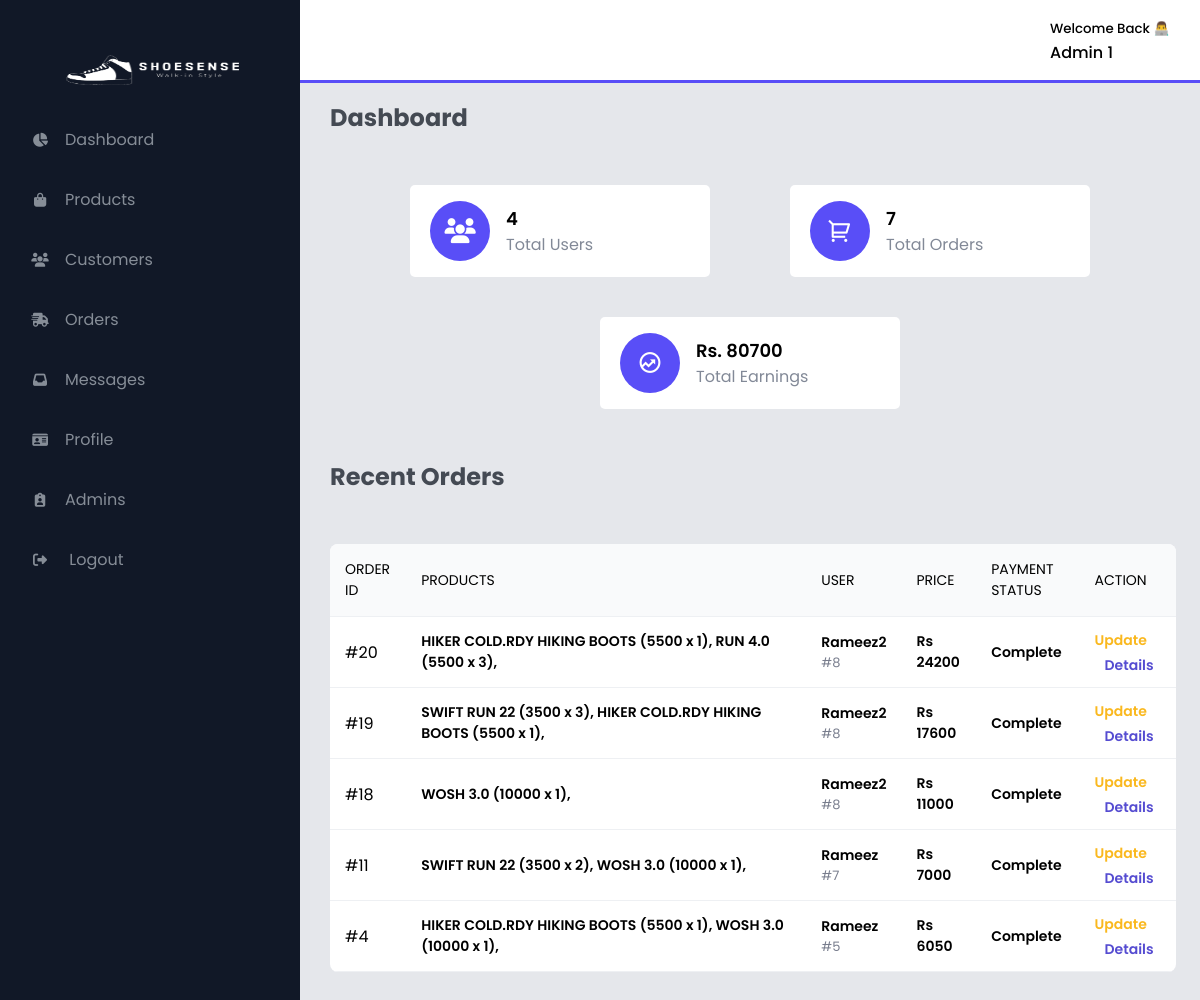
Screenshot of /admin/dashboard.php (signed in) with the database file from the repository.
### tables this page shows
CREATE TABLE `orders` (
  `orders_ID` int(100) NOT NULL,
  `user_id` int(100) NOT NULL,
  `user_Name` varchar(255) NOT NULL,
  `phone_No` int(12) NOT NULL,
  `user_email` varchar(255) NOT NULL,
  `address` varchar(255) NOT NULL,
  `total_products` varchar(255) NOT NULL,
  `total_price` int(100) NOT NULL,
  `placed_on` date NOT NULL,
  `payment_status` varchar(100) NOT NULL,
  `deleivery_status` varchar(100) NOT NULL,
  `estimated_delivery` date NOT NULL
);

### admin/dashboard.php (the view, shortened to what this page needs)
<?php
include '../components/connect.php';
?>
<!DOCTYPE html>
<html lang="en">
<head>
    <link rel="stylesheet" href="../admin/CSS/admin_style.css">
    <link rel="stylesheet" href="../admin/CSS/manageproducts.css">
    <link rel="stylesheet" href="../admin/CSS/orders.css">
    <link href="https://cdn.jsdelivr.net/npm/remixicon@2.2.0/fonts/remixicon.css" rel="stylesheet">
</head>
<body>
    <?php include 'menu.php'?>
    <section id="interface">
        <?php include 'navsection.php'?>
        <h3 class="i-name">Dashboard</h3>
        <div class="values">
            <div class="val-box">
            <?php
                $select_users = $conn->prepare("SELECT * FROM `users`");
                $select_users->execute();
                $numbers_of_users = $select_users->rowCount();
            ?>
            <i class="fa-solid fa-users"></i>
                <div>
                    <h3><?= $numbers_of_users; ?></h3>
                    <span>Total Users</span>
                </div>
            </div>
            <div class="val-box">
            <?php
                $select_orders = $conn->prepare("SELECT * FROM `orders`");
                $select_orders->execute();
                $numbers_of_orders = $select_orders->rowCount();
            ?>
                <i class="ri-shopping-cart-2-line"></i>
                <div>
                    <h3><?= $numbers_of_orders; ?></h3>
                    <span>Total Orders</span>
                </div>
            </div>
            <div class="val-box">
            <?php
                $total_completes = 0;
                $select_completes = $conn->prepare("SELECT * FROM `orders` WHERE payment_status = ?");
                $select_completes->execute(['complete']);
                while($fetch_completes = $select_completes->fetch(PDO::FETCH_ASSOC)){
                    $total_completes += $fetch_completes['total_price'];
                }
            ?>
                <i class="ri-funds-line"></i>
                <div>
                    <h3>Rs. <?= $total_completes; ?></h3>
                    <span>Total Earnings</span>
                </div>
        </div>
        </div>
        <h3 class="i-tableheading">Recent Orders</h3>
        <div class="board manage-orders">
<table width="100%">
    <thead>
        <tr>
            <td>Order Id</td>
            <td>Products</td>
            <td>User </td>
            <td>Price</td>
            <td>Payment status</td>
            <td>Action</td>
        </tr>
    </thead>
    <tbody>
        <?php
       $select_orders = $conn->prepare("SELECT * FROM `orders` ORDER BY `orders_ID` DESC LIMIT 5");
       $select_orders->execute();
       if ($select_orders->rowCount() > 0) {
           while ($fetch_orders = $select_orders->fetch(PDO::FETCH_ASSOC)) {
        ?>
        <tr>
            <td>#<?= $fetch_orders['orders_ID'];?></td>
            <td class="td-orderedproduces">
                <h5>
                    <?= $fetch_orders['total_products'];?>
                </h5>
            </td>
            <td class="td-User">
            <h5><?= $fetch_orders['user_Name'];?></h5>
            <p>#<?= $fetch_orders['user_id'];?></p>
            </td>
            <td class="td-price">
            <h5>Rs <?= $fetch_orders['total_price'];?></h5>
            </td>
            <td class="td-payment-status">
            <h5>
                <?= $fetch_orders['payment_status'];?>
            </h5>
            </td>
            <td>
            <a href="update_order.php?get_order_ID=<?=$fetch_orders['orders_ID'];?>" class="td-update">Update</a>
            <a href="order_details.php?get_order_ID=<?=$fetch_orders['orders_ID'];?>" class="td-Details">Details</a>
            </td>
        </tr>
                    <?php
                }
            }else{
                echo '<p class="empty_message">no accounts available</p>';
            }
        ?>
    </tbody>
</table>
</div>
    </section>
</body>
</html>

### admin/navsection.php (shortened to what this page needs)
<?php
include '../components/connect.php';
?>
<!DOCTYPE html>
<html lang="en">
<head>
    <link rel="stylesheet" href="../admin/CSS/admin_style.css">
    <link rel="stylesheet" href="../admin/CSS/manageproducts.css">
    <link href="https://cdn.jsdelivr.net/npm/remixicon@2.2.0/fonts/remixicon.css" rel="stylesheet">
</head>
<body>
        <div class="navigation">
            <div class="profile">
            <?php
            $select_profile = $conn->prepare("SELECT * FROM `admin` WHERE admin_ID = ?");
            $select_profile->execute([$admin_id]);
            if($select_profile->rowCount() > 0){
            $fetch_profile = $select_profile->fetch(PDO::FETCH_ASSOC);
            ?>
                <p>
                    <small> Welcome Back 👨‍💻 </small><br>
                    <?= $fetch_profile['admin_Name']; ?>
                </p>
            </div>
            <?php
            }
            ?>
        </div>
</body>
</html>

### admin/CSS/admin_style.css (style rules this page uses)
* { margin: 0; padding: 0; box-sizing: border-box; font-family: 'Poppins',sans-serif; }
body { width: 100%; background: #E5E7EB; position: relative; display: flex; }
#interface { width: calc(100% - 300px); margin-left: 300px; position: relative; }
#interface .navigation { display: flex; align-items: center; justify-content: space-between; background: #fff; padding: 15px 30px; border-bottom: 3px solid #594ef7; position: fixed; width: calc(100% - 300px); }
#interface .navigation .profile { display: flex; justify-content: flex-start; align-items: center; }
#interface .navigation .profile p { font-size: 16px; font-weight: 500; }
.i-name { color: #444a53; padding: 30px 30px 0 30px; font-size: 24px; font-weight: 700; margin-top: 70px; }
.values { padding: 30px 30px 0 30px; display: flex; justify-content: space-evenly; align-items: center; flex-wrap: wrap; }
.values .val-box { background-color: #fff; width: 300px; padding: 16px 20px; border-radius: 5px; display: flex; justify-content: flex-start; align-items: center; margin-top: 20px; margin-bottom: 20px; }
.values .val-box i { font-size: 25px; width: 60px; height: 60px; line-height: 60px; border-radius: 50%; text-align: center; color: #fff; background: #594ef7; margin-right: 16px; }
.values .val-box h3 { font-size: 18px; font-weight: 600; }
.values .val-box span { font-size: 16px; color: #828997; }
.i-tableheading { color: #444a53; padding: 30px 30px 0 30px; font-size: 24px; font-weight: 700; }
.board { width: 94%; margin: 50px 0 30px 30px; overflow: auto; background: #fff; border-radius: 8px; }
.board h5 { font-weight: 600; font-size: 14px; }
.board p { font-weight: 400; font-size: 13px; color: #787d8d; }
table { border-collapse: collapse; padding: 4px 16px; }
tr { border-bottom: 1px solid #eef0f3 ; }
thead td { font-size: 14px; text-transform: uppercase; font-weight: 400; background-color: #f9fafb; text-align: start; padding: 15px; }
tbody tr td { padding: 10px 15px ; }

### admin/CSS/manageproducts.css (style rules this page uses)
.td-Details { text-decoration: none; font-size: 14px; color: #554cd1; font-weight: 600; margin-left: 10px; }

### admin/CSS/orders.css (style rules this page uses)
.manage-orders { margin-top: 50px; }
.td-Details { text-decoration: none; font-size: 14px; color: #554cd1; font-weight: 600; margin-left: 10px; }
.td-update { text-decoration: none; font-size: 14px; color: #fab81e; font-weight: 600; margin-right: 10px; }
.td-orderedproduces { width: 400px; }

### rows the page displays
orders: orders_ID "20", total_products "HIKER COLD.RDY HIKING BOOTS (5500 x 1), RUN 4.0 (5500 x 3),", user_Name "Rameez2", user "8", total_price "24200", payment_status "Complete"
orders: orders_ID "19", total_products "SWIFT RUN 22 (3500 x 3), HIKER COLD.RDY HIKING BOOTS (5500 x 1),", user_Name "Rameez2", user "8", total_price "17600", payment_status "Complete"
orders: orders_ID "18", total_products "WOSH 3.0 (10000 x 1),", user_Name "Rameez2", user "8", total_price "11000", payment_status "Complete"
orders: orders_ID "11", total_products "SWIFT RUN 22 (3500 x 2), WOSH 3.0 (10000 x 1),", user_Name "Rameez", user "7", total_price "7000", payment_status "Complete"
orders: orders_ID "4", total_products "HIKER COLD.RDY HIKING BOOTS (5500 x 1), WOSH 3.0 (10000 x 1),", user_Name "Rameez", user "5", total_price "6050", payment_status "Complete"

### other values shown
$fetch_profile['admin_Name'] "Admin 1"
$numbers_of_users "4"
$numbers_of_orders "7"
$total_completes "80700"
